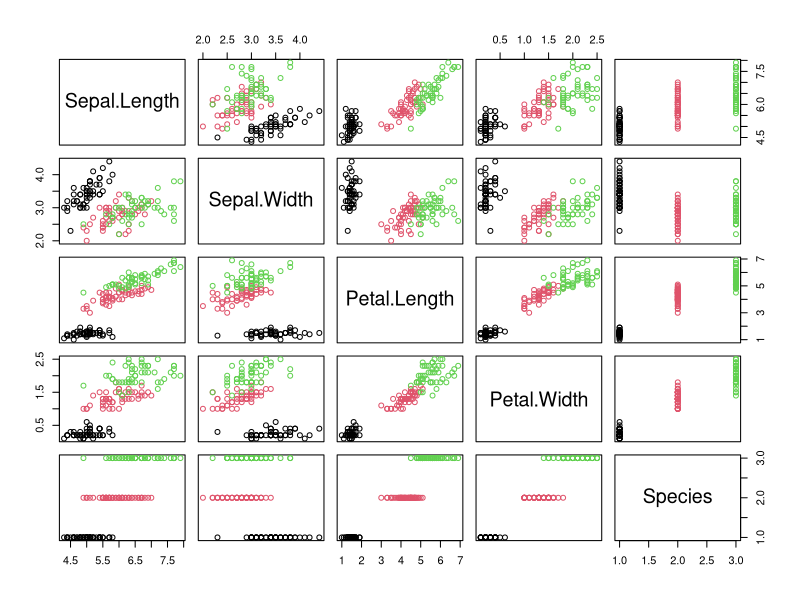
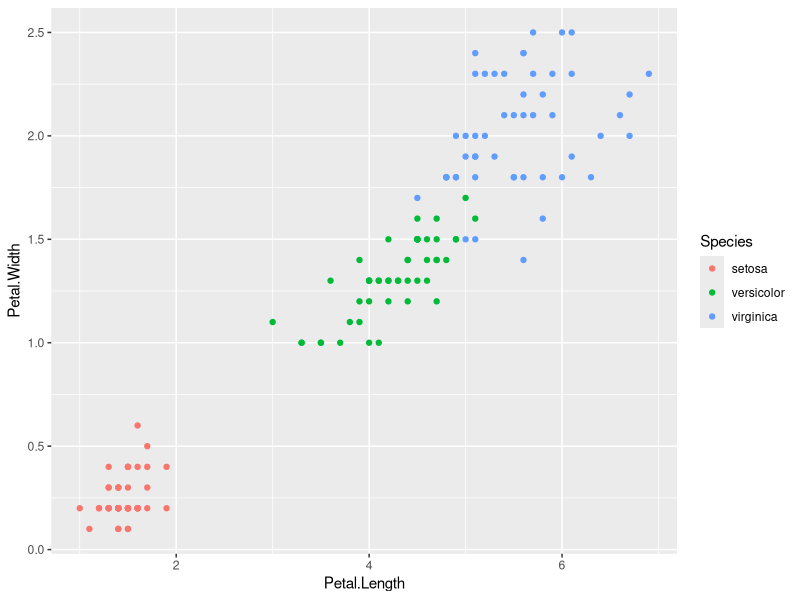

Reproduce these figures in R, in order. (Note: this script raises an error after producing the figures.)
## ---- chunk 1
library(tidyverse)
library(caret)
## ---- chunk 2
# Load the data
data("iris")

# check for Nas
anyNA(iris)

# Inspect the data
sample_n(iris, 3)

# dim
dim(iris)

#internl structure
glimpse(iris)
## ---- chunk 3
# Covariance scatterplot Matrix. View how each variable varies with the rest as well as how the classes are distributed
pairs(iris, col=iris$Species)

## ---- chunk 4
# plot the data, color with species
ggplot(iris, aes(x=Petal.Length, y=Petal.Width, col=Species))+geom_point()

## ---- chunk 5
# filter iris to retain two classes i.e setosa and versicolor
separable_iris<-iris%>%
  filter(Species %in% c('versicolor','setosa'))

#separable_iris<-iris[iris$Species %in% c('versicolor','setosa'),]

# Confirm that there are two species i.e setosa and versicolor
unique(separable_iris$Species)

# View the species of the new data set
separable_iris$Species

# view the levels of the new data set
levels(separable_iris$Species)
## ---- chunk 6
# drops the levels that do not occur
separable_iris$Species<-factor(separable_iris$Species)

# levels
levels(separable_iris$Species)
## ---- chunk 7
# Estimate preprocessing parameters
preproc.param <- separable_iris %>% 
  preProcess(method = c("center", "scale"))

# Transform the data using the estimated parameters
standardized_iris <- preproc.param %>% predict(separable_iris)


## ---- chunk 8
set.seed(123)
training.samples <- standardized_iris$Species %>% 
  createDataPartition(p = 0.8, list = FALSE)

train.data  <- standardized_iris[training.samples, ]
test.data <- standardized_iris[-training.samples, ]
## ---- chunk 9
# Fit the model on the training set
set.seed(123)

model <- train(
  Species ~., data = train.data, method = "svmLinear",
  trControl = trainControl("cv", number = 10),
  tuneLength = 10
  )
# Print the best tuning parameter sigma and C that
# maximizes model accuracy
model$bestTune
## ---- chunk 10
# Make predictions on the test data
predicted.classes <- model %>% predict(test.data)

# Compute model accuracy rate
mean(predicted.classes == test.data$Species)
